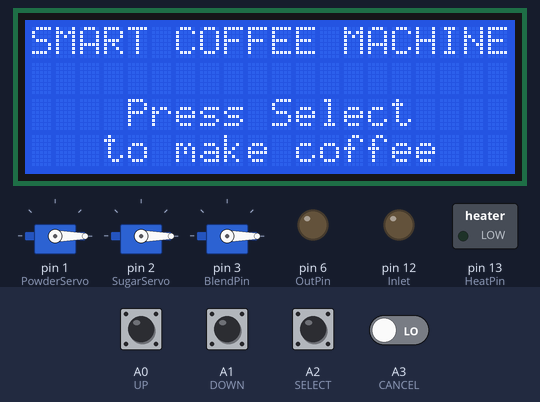
Bench run of a sketch on a simulated Arduino Uno, built with avr-gcc and run on an emulated ATmega328P. Parts: 3 × servo, 20×4 character LCD, switched loads named in the sketch (green lamp = pin HIGH), output pins drawn as LEDs (lit = HIGH). The test bench sets the inputs (shaded band); at power-on: A0 (UP), A1 (DOWN), A2 (SELECT), A3 (CANCEL) LOW.

Above: at 1.3 s.
1.4 s: A2 (SELECT) pulled HIGH for 3.2 s
At 5.5 s:
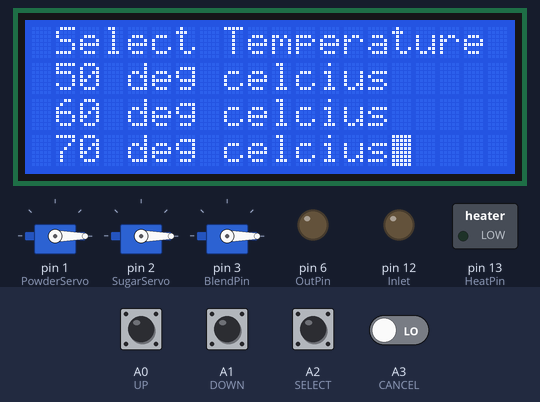
6.1 s: A2 (SELECT) pulled HIGH for 0.15 s
At 14.1 s:
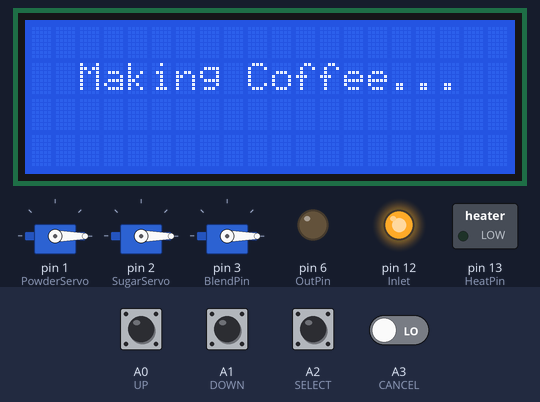
18.2 s: A2 (SELECT) pulled HIGH for 1 s
At 19.2 s:
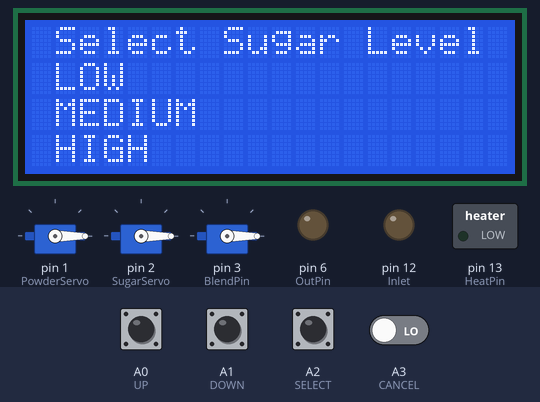
22.2 s: A0 (UP) pulled HIGH for 0.15 s
25.3 s: A1 (DOWN) pulled HIGH for 1 s
29.3 s: A3 (CANCEL) driven HIGH
At 31.0 s:
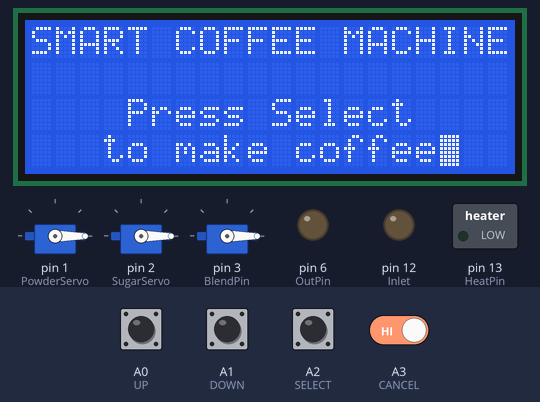
Timing chart, 0 to 32.3 s (numbered marks = the images above; inputs shaded):
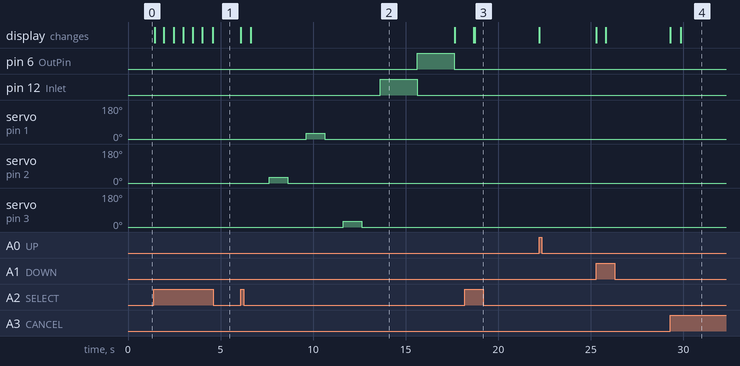

Measured:
- after the input at 1.4 s, the display: first changes at once (image 1 shows a later state)
- after the input at 6.1 s, pin 6 (OutPin): LOW → HIGH after 9.5 s, → LOW 2.0 s later; pin 12 (Inlet): LOW → HIGH after 7.5 s, → LOW 2.0 s later; servo on pin 1 (PowderServo): 0° → 30° after 3.5 s, → 0° 1.0 s later; servo on pin 2 (SugarServo): 0° → 30° after 1.5 s, → 0° 1.0 s later; servo on pin 3 (BlendPin): 0° → 30° after 5.5 s, → 0° 1.0 s later
- after the input at 18.2 s, the display: first differs from a run without the input after 0.52 s (image 3)
- what the display in image 2 shows lasts 11.0 s, from 6.6 s to 17.6 s

The sketch:

01161416_clear_button.ino
```cpp
#include <Wire.h>
#include <LiquidCrystal_I2C.h>
#include <Servo.h>

LiquidCrystal_I2C lcd(0x27,20,4);

Servo SugarServo;
Servo PowderServo;
Servo MilkServo;
#define UP A0
#define DOWN A1
#define SELECT A2
#define CANCEL A3
#define BlendPin 3
#define TempPin 5
#define OutPin 6
#define Inlet 12
#define HeatPin 13

int Temp;
int Row = 2;
int Screen;
int Sugar;
int Powder;
int Milk;
int Temperature;
bool CoffeeMade;
bool SugarAmountSelected = false;
bool PowderAmountSelected = false;
bool MilkAmountSelected = false;
bool TemperatureSelected = false;
bool ProcessCancelled = false;

int Received;

void setup() {
  // put your setup code here, to run once:
  PowderServo.attach(1);
  SugarServo.attach(2);
  MilkServo.attach(3);
  PowderServo.write(0);
  SugarServo.write(0);
  MilkServo.write(0);
  pinMode(UP, INPUT);
  pinMode(DOWN, INPUT);
  pinMode(SELECT, INPUT);
  pinMode(CANCEL, INPUT);
  pinMode(TempPin, INPUT);
  pinMode(BlendPin, OUTPUT);
  pinMode(OutPin, OUTPUT);
  pinMode(Inlet, OUTPUT);
  pinMode(HeatPin, OUTPUT);
  lcd.init();
  lcd.clear();
  lcd.backlight();
  Default();
  Serial.begin(38400);
}

void loop() {
  // put your main code here, to run repeatedly:
  if (not(Serial.available() > 0)){
    if (digitalRead(SELECT) == HIGH){
      OnScreen("Select Sugar Level", "LOW", "MEDIUM", "HIGH");
      int Screen = 2;
      while (Screen == 2){
        SugarMenu();
        if (ProcessCancelled){
          break;
        }
        if (SugarAmountSelected){
          break;
        }
      }

      if (not(ProcessCancelled)){
        OnScreen("Select Powder Level", "LOW", "MEDIUM", "HIGH");
        Row = 2;
        while (SugarAmountSelected){
          PowderMenu();
          if (ProcessCancelled){
            break;
          }
          if (PowderAmountSelected){
            SugarAmountSelected = false;
            break;
          }
        }

        if (not(ProcessCancelled)){
          OnScreen("Select Milk Level", "LOW", "MEDIUM", "HIGH");
          Row = 2;
          while (PowderAmountSelected){
            MilkMenu();
            if (ProcessCancelled){
              break;
            }
            if (MilkAmountSelected){
              PowderAmountSelected = false;
              break;
            }
          }

          if (not(ProcessCancelled)){
            OnScreen("Select Temperature", "50 deg celcius", "60 deg celcius", "70 deg celcius");
            Row = 2;
            while (MilkAmountSelected){
              TemperatureMenu();
              if (ProcessCancelled){
                break;
              }
              if (TemperatureSelected){
                MilkAmountSelected = false;
                break;
              }
            }

            if (not(ProcessCancelled)){
              lcd.clear();
              lcd.noBlink();
              lcd.setCursor(2,1);
              lcd.print("Making Coffee...");
              delay(1000);
              DataProcess(Sugar, Powder, Milk, Temperature);
              lcd.clear();
              lcd.setCursor(2,1);
              lcd.print("Coffee is READY!");
              delay(1000);
            }
          }
        }
      }
      reset();
      Default();
    }
  }
}

void SugarMenu(){
    if (Row == 2){
      lcd.setCursor(0,1);
      lcd.blink();
      if (digitalRead(SELECT) == HIGH){
        delay(500);
        Sugar = 1;
        SugarAmountSelected = true;
      }
      if (digitalRead(DOWN) == HIGH){
        Row = 3;
        delay(500);
      }
      if (digitalRead(UP) == HIGH){
        Row = 4;
        delay(500);
      }
      if (digitalRead(CANCEL) == HIGH){
        ProcessCancelled = true;
        delay(500);
      }
    }

    if (Row == 3){
      lcd.setCursor(0,2);
      lcd.blink();
      if (digitalRead(SELECT) == HIGH){
        delay(500);
        Sugar = 2;
        SugarAmountSelected = true;
      }
      if (digitalRead(DOWN) == HIGH){
        Row = 4;
        delay(500);
      }
      if (digitalRead(UP) == HIGH){
        Row = 2;
        delay(500);
      }
      if (digitalRead(CANCEL) == HIGH){
        ProcessCancelled = true;
        delay(500);
      }
    }

    if (Row == 4){
      lcd.setCursor(0,3);
      lcd.blink();
      if (digitalRead(SELECT) == HIGH){
        delay(500);
        Sugar = 3;
        SugarAmountSelected = true;
      }
      if (digitalRead(DOWN) == HIGH){
        Row = 2;
        delay(500);
      }
      if (digitalRead(UP) == HIGH){
        Row = 3;
        delay(500);
      }
      if (digitalRead(CANCEL) == HIGH){
        ProcessCancelled = true;
        delay(500);
      }
    }
}

void SugarAmt(int SugarLvl){
  SugarServo.write(SugarLvl * 30);
  delay(1000);
  SugarServo.write(0);
  delay(1000);
  Screen = 3;
}

void PowderMenu(){
    if (Row == 2){
      lcd.setCursor(0,1);
      lcd.blink();
      if (digitalRead(SELECT) == HIGH){
        delay(500);
        Powder = 1;
        PowderAmountSelected = true;
      }
      if (digitalRead(DOWN) == HIGH){
        Row = 3;
        delay(500);
      }
      if (digitalRead(UP) == HIGH){
        Row = 4;
        delay(500);
      }
      if (digitalRead(CANCEL) == HIGH){
        ProcessCancelled = true;
        delay(500);
      }
    }

    if (Row == 3){
      lcd.setCursor(0,2);
      lcd.blink();
      if (digitalRead(SELECT) == HIGH){
        delay(500);
        Powder = 2;
        PowderAmountSelected = true;
      }
      if (digitalRead(DOWN) == HIGH){
        Row = 4;
        delay(500);
      }
      if (digitalRead(UP) == HIGH){
        Row = 2;
        delay(500);
      }
      if (digitalRead(CANCEL) == HIGH){
        ProcessCancelled = true;
        delay(500);
      }
    }

    if (Row == 4){
      lcd.setCursor(0,3);
      lcd.blink();
      if (digitalRead(SELECT) == HIGH){
        delay(500);
        Powder = 3;
        PowderAmountSelected = true;
      }
      if (digitalRead(DOWN) == HIGH){
        Row = 2;
        delay(500);
      }
      if (digitalRead(UP) == HIGH){
        Row = 3;
        delay(500);
      }
      if (digitalRead(CANCEL) == HIGH){
        ProcessCancelled = true;
        delay(500);
      }
    }
}

void PowderAmt(int PowderLvl){
  PowderServo.write(PowderLvl * 30);
  delay(1000);
  PowderServo.write(0);
  delay(1000);
  Screen = 4;
}

void MilkMenu(){
    if (Row == 2){
      lcd.setCursor(0,1);
      lcd.blink();
      if (digitalRead(SELECT) == HIGH){
        delay(500);
        Milk = 1;
        MilkAmountSelected = true;
      }
      if (digitalRead(DOWN) == HIGH){
        Row = 3;
        delay(500);
      }
      if (digitalRead(UP) == HIGH){
        Row = 4;
        delay(500);
      }
      if (digitalRead(CANCEL) == HIGH){
        ProcessCancelled = true;
        delay(500);
      }
    }

    if (Row == 3){
      lcd.setCursor(0,2);
      lcd.blink();
      if (digitalRead(SELECT) == HIGH){
        delay(500);
        Milk = 2;
        MilkAmountSelected = true;
      }
      if (digitalRead(DOWN) == HIGH){
        Row = 4;
        delay(500);
      }
      if (digitalRead(UP) == HIGH){
        Row = 2;
        delay(500);
      }
      if (digitalRead(CANCEL) == HIGH){
        ProcessCancelled = true;
        delay(500);
      }
    }

    if (Row == 4){
      lcd.setCursor(0,3);
      lcd.blink();
      if (digitalRead(SELECT) == HIGH){
        delay(500);
        Milk = 3;
        MilkAmountSelected = true;
      }
      if (digitalRead(DOWN) == HIGH){
        Row = 2;
        delay(500);
      }
      if (digitalRead(UP) == HIGH){
        Row = 3;
        delay(500);
      }
      if (digitalRead(CANCEL) == HIGH){
        ProcessCancelled = true;
        delay(500);
      }
    }
}

void MilkAmt(int MilkLvl){
  MilkServo.write(MilkLvl * 30);
  delay(1000);
  MilkServo.write(0);
  delay(1000);
  Screen = 5;
}

void TemperatureMenu(){
    if (Row == 2){
      lcd.setCursor(0,1);
      lcd.blink();
      if (digitalRead(SELECT) == HIGH){
        delay(500);
        Temperature = 50;
        TemperatureSelected = true;
      }
      if (digitalRead(DOWN) == HIGH){
        Row = 3;
        delay(500);
      }
      if (digitalRead(UP) == HIGH){
        Row = 4;
        delay(500);
      }
      if (digitalRead(CANCEL) == HIGH){
        ProcessCancelled = true;
        delay(500);
      }
    }

    if (Row == 3){
      lcd.setCursor(0,2);
      lcd.blink();
      if (digitalRead(SELECT) == HIGH){
        delay(500);
        Temperature = 60;
        TemperatureSelected = true;
      }
      if (digitalRead(DOWN) == HIGH){
        Row = 4;
        delay(500);
      }
      if (digitalRead(UP) == HIGH){
        Row = 2;
        delay(500);
      }
      if (digitalRead(CANCEL) == HIGH){
        ProcessCancelled = true;
        delay(500);
      }
    }

    if (Row == 4){
      lcd.setCursor(0,3);
      lcd.blink();
      if (digitalRead(SELECT) == HIGH){
        delay(500);
        Temperature = 70;
      }
      if (digitalRead(DOWN) == HIGH){
        Row = 2;
        delay(500);
      }
      if (digitalRead(UP) == HIGH){
        Row = 3;
        delay(500);
      }
      if (digitalRead(CANCEL) == HIGH){
        ProcessCancelled = true;
        delay(500);
      }
    }
}

void MakeCoffee(int Temperature){
  digitalWrite(Inlet,HIGH);
  delay(2000);
  digitalWrite(Inlet,LOW);
  Temp = analogRead(TempPin);

  while (Temp <= Temperature){
    digitalWrite(BlendPin,HIGH);
    digitalWrite(HeatPin,HIGH);
  }

  digitalWrite(HeatPin,LOW);
  digitalWrite(BlendPin,LOW);
  digitalWrite(OutPin,HIGH);
  delay(2000);
  digitalWrite(OutPin,LOW);
  CoffeeMade = true;
}

void DataProcess(int Sugar, int Powder, int Milk, int Temperature){
  SugarAmt(Sugar);
  PowderAmt(Powder);
  MilkAmt(Milk);
  MakeCoffee(Temperature);
}

void reset(){
  Row = 2;
  SugarAmountSelected = false;
  PowderAmountSelected = false;
  MilkAmountSelected = false;
  TemperatureSelected = false;
  ProcessCancelled = false;
}

void OnScreen(String title, String lvl1, String lvl2, String lvl3){
  lcd.clear();
  lcd.setCursor(1,0);
  lcd.print(title);
  lcd.setCursor(1,1);
  lcd.print(lvl1);
  lcd.setCursor(1,2);
  lcd.print(lvl2);
  lcd.setCursor(1,3);
  lcd.print(lvl3);
  delay(500);
}

void Default(){
  lcd.clear();
  lcd.print("SMART COFFEE MACHINE");
  lcd.setCursor(4,2);
  lcd.print("Press Select");
  lcd.setCursor(3,3);
  lcd.print("to make coffee");
}
```
